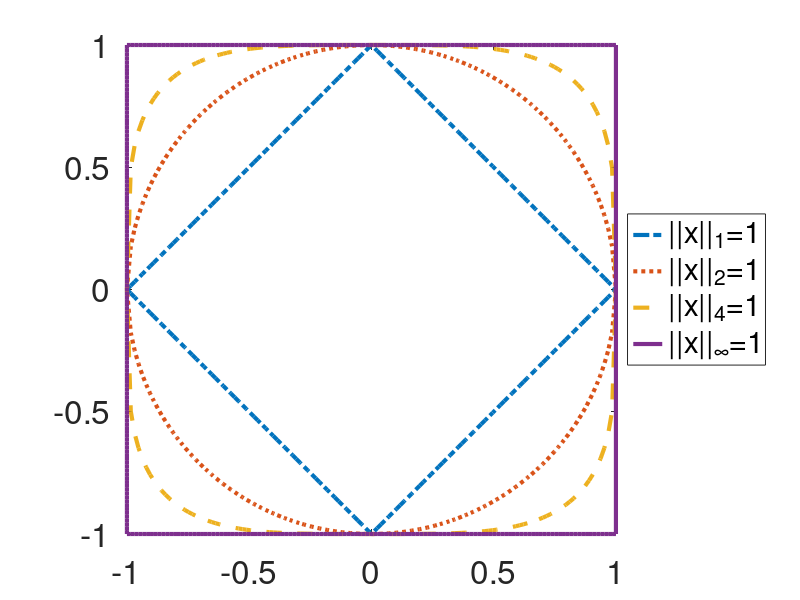

MATLAB code for this plot:
%
MARKERSIZE=12;
FONTSIZE=24;
LINEWIDTH=3;
function y=yfrompnorma(p,x)
    y=(1-abs(x).^(p)).^(1/p);

endfunction

L=128;
X=linspace(-1,1,L);
Xr=linspace(1,-1,L);
Y1=yfrompnorma(1,X);
Y2=yfrompnorma(2,X);
Y4=yfrompnorma(4,X);
YI=yfrompnorma(inf,X);

plot(   [X Xr],[Y1 -Y1],"-.","markersize", MARKERSIZE,'linewidth',LINEWIDTH,
        [X Xr],[Y2 -Y2],":","markersize", MARKERSIZE,'linewidth',LINEWIDTH,
        [X Xr],[Y4 -Y4],"--","markersize", MARKERSIZE,'linewidth',LINEWIDTH,
        [X Xr -ones(size(X))],[YI -YI linspace(-1,1,L)],'linewidth',LINEWIDTH)
daspect([1 1 1 ])
hl=legend('||x||_1=1','||x||_2=1','||x||_4=1','||x||_\infty=1','location','eastoutside');
set(hl,'fontsize',FONTSIZE)
set(gca, "fontsize", FONTSIZE);
print(gcf,'pnormcode.eps','-depsc','-tight',['-F:' num2str(FONTSIZE)])
